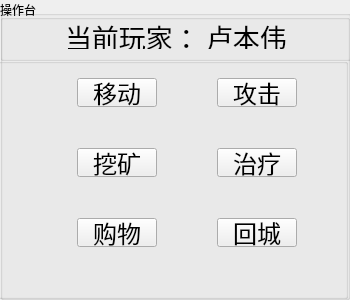
  <widget class="QGroupBox" name="actionGroup">
   <property name="geometry">
    <rect>
     <x>450</x>
     <y>300</y>
     <width>350</width>
     <height>300</height>
    </rect>
   </property>
   <property name="title">
    <string>操作台</string>
   </property>
   <widget class="QGroupBox" name="groupBox">
    <property name="geometry">
     <rect>
      <x>0</x>
      <y>10</y>
      <width>351</width>
      <height>51</height>
     </rect>
    </property>
    <property name="title">
     <string/>
    </property>
    <layout class="QHBoxLayout" name="horizontalLayout">
     <item>
      <spacer name="horizontalSpacer">
       <property name="orientation">
        <enum>Qt::Horizontal</enum>
       </property>
       <property name="sizeHint" stdset="0">
        <size>
         <width>40</width>
         <height>20</height>
        </size>
       </property>
      </spacer>
     </item>
     <item>
      <widget class="QLabel" name="label">
       <property name="font">
        <font>
         <pointsize>20</pointsize>
        </font>
       </property>
       <property name="text">
        <string>当前玩家：</string>
       </property>
      </widget>
     </item>
     <item>
      <widget class="QLabel" name="currPlayer">
       <property name="font">
        <font>
         <pointsize>20</pointsize>
        </font>
       </property>
       <property name="text">
        <string>卢本伟</string>
       </property>
      </widget>
     </item>
     <item>
      <spacer name="horizontalSpacer_2">
       <property name="orientation">
        <enum>Qt::Horizontal</enum>
       </property>
       <property name="sizeHint" stdset="0">
        <size>
         <width>40</width>
         <height>20</height>
        </size>
       </property>
      </spacer>
     </item>
    </layout>
   </widget>
   <widget class="QGroupBox" name="groupBox_2">
    <property name="geometry">
     <rect>
      <x>-3</x>
      <y>58</y>
      <width>351</width>
      <height>241</height>
     </rect>
    </property>
    <property name="title">
     <string/>
    </property>
    <widget class="QPushButton" name="move">
     <property name="geometry">
      <rect>
       <x>80</x>
       <y>20</y>
       <width>80</width>
       <height>29</height>
      </rect>
     </property>
     <property name="font">
      <font>
       <pointsize>18</pointsize>
      </font>
     </property>
     <property name="text">
      <string>移动</string>
     </property>
    </widget>
    <widget class="QPushButton" name="mine">
     <property name="geometry">
      <rect>
       <x>80</x>
       <y>90</y>
       <width>80</width>
       <height>29</height>
      </rect>
     </property>
     <property name="font">
      <font>
       <pointsize>18</pointsize>
      </font>
     </property>
     <property name="text">
      <string>挖矿</string>
     </property>
    </widget>
    <widget class="QPushButton" name="buy">
     <property name="geometry">
      <rect>
       <x>80</x>
       <y>160</y>
       <width>80</width>
       <height>29</height>
      </rect>
     </property>
     <property name="font">
      <font>
       <pointsize>18</pointsize>
      </font>
     </property>
     <property name="text">
      <string>购物</string>
     </property>
    </widget>
    <widget class="QPushButton" name="heal">
     <property name="geometry">
      <rect>
       <x>220</x>
       <y>90</y>
       <width>80</width>
       <height>29</height>
      </rect>
     </property>
     <property name="font">
      <font>
       <pointsize>18</pointsize>
      </font>
     </property>
     <property name="text">
      <string>治疗</string>
     </property>
    </widget>
    <widget class="QPushButton" name="tp">
     <property name="geometry">
      <rect>
       <x>220</x>
       <y>160</y>
       <width>80</width>
       <height>29</height>
      </rect>
     </property>
     <property name="font">
      <font>
       <pointsize>18</pointsize>
      </font>
     </property>
     <property name="text">
      <string>回城</string>
     </property>
    </widget>
    <widget class="QPushButton" name="attack">
     <property name="geometry">
      <rect>
       <x>220</x>
       <y>20</y>
       <width>80</width>
       <height>29</height>
      </rect>
     </property>
     <property name="font">
      <font>
       <pointsize>18</pointsize>
      </font>
     </property>
     <property name="text">
      <string>攻击</string>
     </property>
    </widget>
   </widget>
  </widget>
